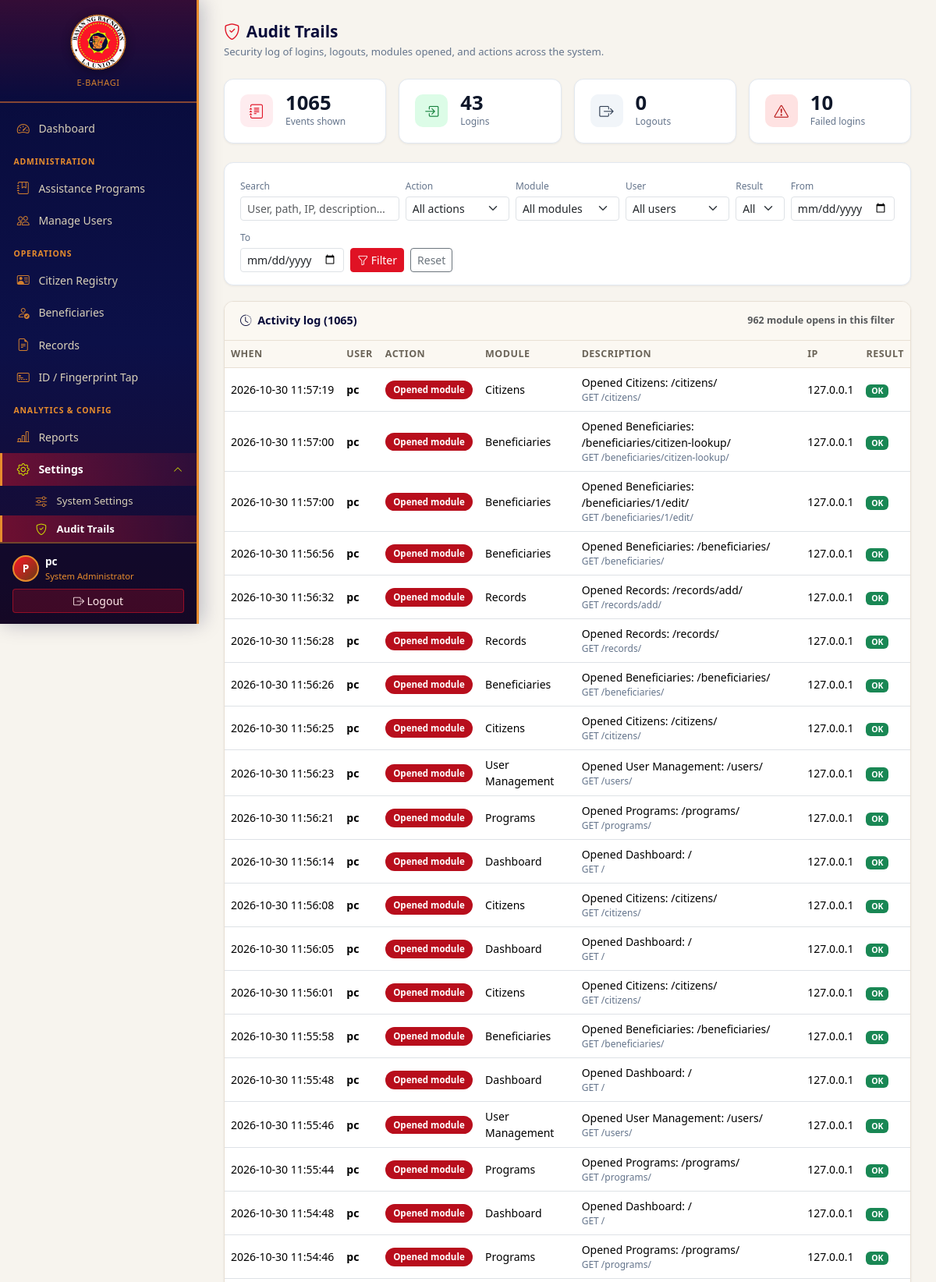
Screenshot of /audit-trails/?page=2&q=&action=&module=&username=&success=&date_from=&date_to= (signed in, upper part) with the database file from the repository.
### settings_mgmt/models.py (models this page shows, shortened)
class SystemLogo(models.Model):
    DEFAULT_ORG_NAME = "Humanitarian Assistance Grant Management"
    logo = models.ImageField(upload_to=system_logo_upload_path, blank=True, null=True)
    org_name = models.CharField(
        max_length=200,
        blank=True,
        default=DEFAULT_ORG_NAME,
        verbose_name="Feature / organization name",
        help_text="Shown under the logo on the login page, header, and dashboard. Easy to change anytime.",
    )
    alt_text = models.CharField(max_length=100, blank=True, default="Organization logo")
    updated_at = models.DateTimeField(auto_now=True)
    class Meta:
        verbose_name = "System Branding"
        verbose_name_plural = "System Branding"
    @classmethod
    def load(cls):
        obj, _ = cls.objects.get_or_create(pk=1)
        return obj
    @property
    def has_logo(self):
        return bool(self.logo)

### core/models.py (models this page shows, shortened)
class AuditTrail(models.Model):
    class Action(models.TextChoices):
        LOGIN = "login", "Login"
        LOGOUT = "logout", "Logout"
        LOGIN_FAILED = "login_failed", "Login failed"
        MODULE_OPEN = "module_open", "Opened module"
        CREATE = "create", "Created"
        UPDATE = "update", "Updated"
        DELETE = "delete", "Deleted"
        VIEW = "view", "Viewed"
        EXPORT = "export", "Exported"
        IMPORT = "import", "Imported"
        BACKUP = "backup", "Backup"
        RESTORE = "restore", "Restore"
        OTHER = "other", "Other"
    user = models.ForeignKey(
        settings.AUTH_USER_MODEL,
        on_delete=models.SET_NULL,
        null=True,
        blank=True,
        related_name="audit_trails",
    )
    username = models.CharField(
        max_length=150,
        blank=True,
        help_text="Stored separately so the trail remains after a user is deleted.",
    )
    action = models.CharField(max_length=20, choices=Action.choices, db_index=True)
    module = models.CharField(max_length=100, blank=True, db_index=True)
    description = models.CharField(max_length=500)
    path = models.CharField(max_length=500, blank=True)
    method = models.CharField(max_length=10, blank=True)
    ip_address = models.GenericIPAddressField(null=True, blank=True)
    user_agent = models.CharField(max_length=400, blank=True)
    success = models.BooleanField(default=True)
    created_at = models.DateTimeField(auto_now_add=True, db_index=True)
    class Meta:
        ordering = ["-created_at"]
        verbose_name = "Audit Trail"
        verbose_name_plural = "Audit Trails"
        indexes = [
            models.Index(fields=["-created_at", "action"]),
            models.Index(fields=["username", "-created_at"]),
        ]

### core/views.py (the view, shortened to what this page needs)
# urls.py: path("audit-trails/", views.audit_trails, name="audit_trails"),
@admin_required
def audit_trails(request):
    from django.core.paginator import Paginator
    from .models import AuditTrail
    qs = AuditTrail.objects.select_related("user").all()
    q = (request.GET.get("q") or "").strip()
    action = (request.GET.get("action") or "").strip()
    module = (request.GET.get("module") or "").strip()
    username = (request.GET.get("username") or "").strip()
    success = (request.GET.get("success") or "").strip()
    date_from = _parse_date(request.GET.get("date_from"))
    date_to = _parse_date(request.GET.get("date_to"))
    if action:
        qs = qs.filter(action=action)
    if module:
        qs = qs.filter(module=module)
    if username:
        qs = qs.filter(username__icontains=username)
    if success == "1":
        qs = qs.filter(success=True)
    elif success == "0":
        qs = qs.filter(success=False)
    if date_from:
        qs = qs.filter(created_at__date__gte=date_from)
    if date_to:
        qs = qs.filter(created_at__date__lte=date_to)
    total_count = qs.count()
    login_count = qs.filter(action=AuditTrail.Action.LOGIN).count()
    logout_count = qs.filter(action=AuditTrail.Action.LOGOUT).count()
    failed_count = qs.filter(action=AuditTrail.Action.LOGIN_FAILED).count()
    module_open_count = qs.filter(action=AuditTrail.Action.MODULE_OPEN).count()
    paginator = Paginator(qs, 50)
    page_obj = paginator.get_page(request.GET.get("page"))
    modules = (
        AuditTrail.objects.exclude(module="")
        .values_list("module", flat=True)
        .distinct()
        .order_by("module")
    )
    usernames = (
        AuditTrail.objects.exclude(username="")
        .values_list("username", flat=True)
        .distinct()
        .order_by("username")
    )
    context = {
        "page_obj": page_obj,
        "trails": page_obj.object_list,
        "total_count": total_count,
        "login_count": login_count,
        "logout_count": logout_count,
        "failed_count": failed_count,
        "module_open_count": module_open_count,
        "action_choices": AuditTrail.Action.choices,
        "modules": modules,
        "usernames": usernames,
        "filter_q": q,
        "filter_action": action,
        "filter_module": module,
        "filter_username": username,
        "filter_success": success,
        "filter_date_from": date_from.isoformat() if date_from else "",
        "filter_date_to": date_to.isoformat() if date_to else "",
    }
    return render(request, "core/audit_trails.html", context)

### core/templates/core/audit_trails.html (shortened to what this page needs)
{% extends "base.html" %}
{% block content %}
<div class="page-hdr mb-4">
  <div>
    <h2 class="mb-0"><i class="bi bi-shield-check text-primary me-2"></i>Audit Trails</h2>
    <p class="mb-0 mt-1" style="font-size:.82rem;color:#64748b">
      Security log of logins, logouts, modules opened, and actions across the system.
    </p>
  </div>
</div>
<div class="row g-3 mb-4">
  <div class="col-6 col-md-3">
    <div class="stat-card">
      <div class="stat-icon" style="background:#FEECEF;color:#E01224"><i class="bi bi-journal-text"></i></div>
      <div>
        <div class="stat-val">{{ total_count }}</div>
        <div class="stat-lbl">Events shown</div>
      </div>
    </div>
  </div>
  <div class="col-6 col-md-3">
    <div class="stat-card">
      <div class="stat-icon" style="background:#dcfce7;color:#15803d"><i class="bi bi-box-arrow-in-right"></i></div>
      <div>
        <div class="stat-val">{{ login_count }}</div>
        <div class="stat-lbl">Logins</div>
      </div>
    </div>
  </div>
  <div class="col-6 col-md-3">
    <div class="stat-card">
      <div class="stat-icon" style="background:#f1f5f9;color:#334155"><i class="bi bi-box-arrow-right"></i></div>
      <div>
        <div class="stat-val">{{ logout_count }}</div>
        <div class="stat-lbl">Logouts</div>
      </div>
    </div>
  </div>
  <div class="col-6 col-md-3">
    <div class="stat-card">
      <div class="stat-icon" style="background:#fee2e2;color:#b91c1c"><i class="bi bi-exclamation-triangle"></i></div>
      <div>
        <div class="stat-val">{{ failed_count }}</div>
        <div class="stat-lbl">Failed logins</div>
      </div>
    </div>
  </div>
</div>
<div class="filter-card">
  <form method="get" class="row g-2 align-items-end">
    <div class="col-12 col-md-3">
      <label class="form-label mb-1" style="font-size:.75rem;color:#64748b">Search</label>
      <input type="text" name="q" value="{{ filter_q }}" class="form-control form-control-sm" placeholder="User, path, IP, description…">
    </div>
    <div class="col-6 col-md-2">
      <label class="form-label mb-1" style="font-size:.75rem;color:#64748b">Action</label>
      <select name="action" class="form-select form-select-sm">
        <option value="">All actions</option>
      </select>
    </div>
    <div class="col-6 col-md-2">
      <label class="form-label mb-1" style="font-size:.75rem;color:#64748b">Module</label>
      <select name="module" class="form-select form-select-sm">
        <option value="">All modules</option>
      </select>
    </div>
    <div class="col-6 col-md-2">
      <label class="form-label mb-1" style="font-size:.75rem;color:#64748b">User</label>
      <select name="username" class="form-select form-select-sm">
        <option value="">All users</option>
      </select>
    </div>
    <div class="col-6 col-md-1">
      <label class="form-label mb-1" style="font-size:.75rem;color:#64748b">Result</label>
      <select name="success" class="form-select form-select-sm">
        <option value="">All</option>
      </select>
    </div>
    <div class="col-6 col-md-2">
      <label class="form-label mb-1" style="font-size:.75rem;color:#64748b">From</label>
      <input type="date" name="date_from" value="{{ filter_date_from }}" class="form-control form-control-sm">
    </div>
    <div class="col-6 col-md-2">
      <label class="form-label mb-1" style="font-size:.75rem;color:#64748b">To</label>
      <input type="date" name="date_to" value="{{ filter_date_to }}" class="form-control form-control-sm">
    </div>
    <div class="col-12 col-md-auto d-flex gap-2">
      <button type="submit" class="btn btn-primary btn-sm"><i class="bi bi-funnel"></i> Filter</button>
      <a href="{% url 'core:audit_trails' %}" class="btn btn-outline-secondary btn-sm">Reset</a>
    </div>
  </form>
</div>
<div class="panel">
  <div class="panel-hdr">
    <span><i class="bi bi-clock-history me-1"></i> Activity log ({{ total_count }})</span>
    <span class="text-muted" style="font-size:.78rem">{{ module_open_count }} module opens in this filter</span>
  </div>
  <div class="table-responsive">
    <table class="table table-hover mb-0">
      <thead>
        <tr>
          <th>When</th>
          <th>User</th>
          <th>Action</th>
          <th>Module</th>
          <th>Description</th>
          <th>IP</th>
          <th>Result</th>
        </tr>
      </thead>
      <tbody>
        {% for t in trails %}
        <tr>
          <td style="white-space:nowrap">{{ t.created_at|date:"Y-m-d H:i:s" }}</td>
          <td class="fw-semibold">{{ t.username|default:"—" }}</td>
          <td>
            <span class="action-pill action-{{ t.action }}">{{ t.get_action_display }}</span>
          </td>
          <td>{{ t.module|default:"—" }}</td>
          <td>
            <div>{{ t.description }}</div>
            {% if t.path %}<div class="path-cell" title="{{ t.method }} {{ t.path }}">{{ t.method }} {{ t.path }}</div>{% endif %}
          </td>
          <td style="white-space:nowrap">{{ t.ip_address|default:"—" }}</td>
          <td>
            {% if t.success %}
              <span class="badge bg-success">OK</span>
            {% else %}
              <span class="badge bg-danger">Failed</span>
            {% endif %}
          </td>
        </tr>
        {% endfor %}
      </tbody>
    </table>
  </div>
</div>
{% endblock %}

### templates/base.html (shortened to what this page needs)
<!DOCTYPE html>
<html lang="en">
<head>
  <link href="https://cdn.jsdelivr.net/npm/bootstrap@5.3.2/dist/css/bootstrap.min.css" rel="stylesheet">
  <link href="https://cdn.jsdelivr.net/npm/bootstrap-icons@1.11.3/font/bootstrap-icons.css" rel="stylesheet">
</head>
<body>
{% if user.is_authenticated %}
<div class="sidebar" id="appSidebar">
  <div class="sb-brand">
    {% if system_logo.has_logo %}
      <img src="{{ system_logo.logo.url }}" alt="{{ system_logo.alt_text }}" class="system-logo">
    {% else %}
      <div class="logo"><i class="bi bi-heart-pulse-fill" style="color:#FC1527"></i> e-<span>BAHAGI</span></div>
    {% endif %}
    <div class="tagline">{{ org_name }}</div>
  </div>
  <nav class="sb-nav">
    {% if user.profile.role == 'distributor' and not user.is_superuser %}
    <div class="sb-section">Ayuda Distribution</div>
    <a href="{% url 'beneficiaries:rfid' %}" class="{% if request.resolver_match.url_name == 'rfid' %}active{% endif %}">
      <i class="bi bi-credit-card-2-front"></i> ID / Fingerprint Tap
    </a>
    {% else %}
    <a href="{% url 'core:dashboard' %}" class="{% if request.resolver_match.url_name == 'dashboard' %}active{% endif %}">
      <i class="bi bi-speedometer2"></i> Dashboard
    </a>
    {% if user.is_superuser or user.profile.role == 'admin' %}
    <div class="sb-section">Administration</div>
    <a href="{% url 'programs:list' %}" class="{% if request.resolver_match.namespace == 'programs' %}active{% endif %}">
      <i class="bi bi-journal-bookmark"></i> Assistance Programs
    </a>
    <a href="{% url 'user_mgmt:list' %}" class="{% if request.resolver_match.namespace == 'user_mgmt' %}active{% endif %}">
      <i class="bi bi-people"></i> Manage Users
    </a>
    {% endif %}
    <div class="sb-section">Operations</div>
    <a href="{% url 'citizens:list' %}" class="{% if request.resolver_match.namespace == 'citizens' %}active{% endif %}">
      <i class="bi bi-person-vcard"></i> Citizen Registry
    </a>
    <a href="{% url 'beneficiaries:list' %}" class="{% if request.resolver_match.namespace == 'beneficiaries' and request.resolver_match.url_name != 'rfid' %}active{% endif %}">
      <i class="bi bi-person-check"></i> Beneficiaries
    </a>
    <a href="{% url 'records:list' %}" class="{% if request.resolver_match.namespace == 'records' %}active{% endif %}">
      <i class="bi bi-file-earmark-text"></i> Records
    </a>
    <a href="{% url 'beneficiaries:rfid' %}" class="{% if request.resolver_match.url_name == 'rfid' %}active{% endif %}">
      <i class="bi bi-credit-card-2-front"></i> ID / Fingerprint Tap
    </a>
    <div class="sb-section">Analytics &amp; Config</div>
    <a href="{% url 'reports:index' %}" class="{% if request.resolver_match.namespace == 'reports' %}active{% endif %}">
      <i class="bi bi-bar-chart-line"></i> Reports
    </a>
    {% with settings_open=request.resolver_match.url_name %}
    <div class="sb-drop{% if settings_open == 'settings' or settings_open == 'backup_restore' or settings_open == 'audit_trails' %} open{% endif %}" id="sbSettingsDrop">
      <button type="button" class="sb-drop-btn{% if settings_open == 'settings' or settings_open == 'backup_restore' or settings_open == 'audit_trails' %} active{% endif %}" id="sbSettingsToggle" aria-expanded="{% if settings_open == 'settings' or settings_open == 'backup_restore' or settings_open == 'audit_trails' %}true{% else %}false{% endif %}" aria-controls="sbSettingsSub">
        <i class="bi bi-gear"></i> Settings
        <i class="bi bi-chevron-down sb-caret"></i>
      </button>
      <div class="sb-sub" id="sbSettingsSub">
        <a href="{% url 'settings_mgmt:settings' %}" class="{% if settings_open == 'settings' %}active{% endif %}">
          <i class="bi bi-sliders"></i> System Settings
        </a>
        {% if user.is_superuser or user.profile.role == 'admin' %}
        <a href="{% url 'core:audit_trails' %}" class="{% if settings_open == 'audit_trails' %}active{% endif %}">
          <i class="bi bi-shield-check"></i> Audit Trails
        </a>
        {% endif %}
      </div>
    </div>
    {% endwith %}
    {% endif %}
  </nav>
  <div class="sb-user">
    <div class="d-flex align-items-center gap-2 mb-2">
      <div class="sb-avatar">{{ user.username|first|upper }}</div>
      <div>
        <div class="sb-username">{{ user.get_full_name|default:user.username }}</div>
        <div class="sb-role">
          {% if user.is_superuser %}System Administrator
          {% elif user.profile.role == 'admin' %}Administrator
          {% elif user.profile.role == 'distributor' %}Ayuda Distributor
          {% else %}Staff{% endif %}
        </div>
      </div>
    </div>
    <form method="post" action="{% url 'logout' %}" class="m-0">
      <button type="submit" class="btn btn-sm w-100 sb-logout">
        <i class="bi bi-box-arrow-right"></i> Logout
      </button>
    </form>
  </div>
</div>
<main class="main">
  {% block content %}{% endblock %}
</main>
{% else %}
  {% block auth_content %}{% endblock %}
{% endif %}
</body>
</html>

### rows the page displays
SystemLogo: logo (picture), org_name "E-BAHAGI"
AuditTrail: created_at "2026-10-30 11:57:19", username "pc", action "Opened module", module "Citizens", description "Opened Citizens: /citizens/", method "GET", path "/citizens/", ip_address "127.0.0.1", success "OK"
AuditTrail: created_at "2026-10-30 11:57:00", username "pc", action "Opened module", module "Beneficiaries", description "Opened Beneficiaries: /beneficiaries/citizen-lookup/", method "GET", path "/beneficiaries/citizen-lookup/", ip_address "127.0.0.1", success "OK"
AuditTrail: created_at "2026-10-30 11:57:00", username "pc", action "Opened module", module "Beneficiaries", description "Opened Beneficiaries: /beneficiaries/1/edit/", method "GET", path "/beneficiaries/1/edit/", ip_address "127.0.0.1", success "OK"
AuditTrail: created_at "2026-10-30 11:56:56", username "pc", action "Opened module", module "Beneficiaries", description "Opened Beneficiaries: /beneficiaries/", method "GET", path "/beneficiaries/", ip_address "127.0.0.1", success "OK"
AuditTrail: created_at "2026-10-30 11:56:32", username "pc", action "Opened module", module "Records", description "Opened Records: /records/add/", method "GET", path "/records/add/", ip_address "127.0.0.1", success "OK"
AuditTrail: created_at "2026-10-30 11:56:28", username "pc", action "Opened module", module "Records", description "Opened Records: /records/", method "GET", path "/records/", ip_address "127.0.0.1", success "OK"
AuditTrail: created_at "2026-10-30 11:56:26", username "pc", action "Opened module", module "Beneficiaries", description "Opened Beneficiaries: /beneficiaries/", method "GET", path "/beneficiaries/", ip_address "127.0.0.1", success "OK"
AuditTrail: created_at "2026-10-30 11:56:25", username "pc", action "Opened module", module "Citizens", description "Opened Citizens: /citizens/", method "GET", path "/citizens/", ip_address "127.0.0.1", success "OK"
AuditTrail: created_at "2026-10-30 11:56:23", username "pc", action "Opened module", module "User Management", description "Opened User Management: /users/", method "GET", path "/users/", ip_address "127.0.0.1", success "OK"
AuditTrail: created_at "2026-10-30 11:56:21", username "pc", action "Opened module", module "Programs", description "Opened Programs: /programs/", method "GET", path "/programs/", ip_address "127.0.0.1", success "OK"
AuditTrail: created_at "2026-10-30 11:56:14", username "pc", action "Opened module", module "Dashboard", description "Opened Dashboard: /", method "GET", path "/", ip_address "127.0.0.1", success "OK"
AuditTrail: created_at "2026-10-30 11:56:08", username "pc", action "Opened module", module "Citizens", description "Opened Citizens: /citizens/", method "GET", path "/citizens/", ip_address "127.0.0.1", success "OK"
AuditTrail: created_at "2026-10-30 11:56:05", username "pc", action "Opened module", module "Dashboard", description "Opened Dashboard: /", method "GET", path "/", ip_address "127.0.0.1", success "OK"
AuditTrail: created_at "2026-10-30 11:56:01", username "pc", action "Opened module", module "Citizens", description "Opened Citizens: /citizens/", method "GET", path "/citizens/", ip_address "127.0.0.1", success "OK"
AuditTrail: created_at "2026-10-30 11:55:58", username "pc", action "Opened module", module "Beneficiaries", description "Opened Beneficiaries: /beneficiaries/", method "GET", path "/beneficiaries/", ip_address "127.0.0.1", success "OK"
AuditTrail: created_at "2026-10-30 11:55:48", username "pc", action "Opened module", module "Dashboard", description "Opened Dashboard: /", method "GET", path "/", ip_address "127.0.0.1", success "OK"
AuditTrail: created_at "2026-10-30 11:55:46", username "pc", action "Opened module", module "User Management", description "Opened User Management: /users/", method "GET", path "/users/", ip_address "127.0.0.1", success "OK"
AuditTrail: created_at "2026-10-30 11:55:44", username "pc", action "Opened module", module "Programs", description "Opened Programs: /programs/", method "GET", path "/programs/", ip_address "127.0.0.1", success "OK"
AuditTrail: created_at "2026-10-30 11:54:48", username "pc", action "Opened module", module "Dashboard", description "Opened Dashboard: /", method "GET", path "/", ip_address "127.0.0.1", success "OK"
AuditTrail: created_at "2026-10-30 11:54:46", username "pc", action "Opened module", module "Programs", description "Opened Programs: /programs/", method "GET", path "/programs/", ip_address "127.0.0.1", success "OK"

### other values shown
{{ user.username|first|upper }} "P"
{{ user.get_full_name|default:user.username }} "pc"
{{ total_count }} "1065"
{{ login_count }} "43"
{{ logout_count }} "0"
{{ failed_count }} "10"
{{ module_open_count }} "962"
